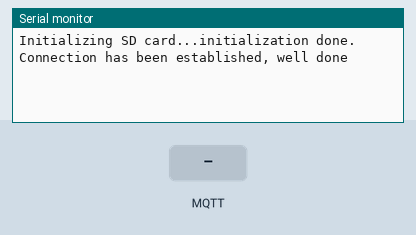
Recording of a sketch running on a simulated Arduino Uno, built with avr-gcc and run on an emulated ATmega328P. Shown: the last lines printed to the serial monitor. Inputs (shaded band) come from the test bench. WiFi joins after 1.5 s; servers stay silent unless stated; storage starts empty; no MQTT or app messages arrive unless stated.

Above: at 4.2 s.
4.3 s: MQTT message "1" arrives on the first subscribed topic
At 5.0 s:
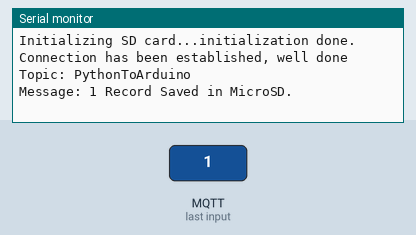
5.8 s: MQTT message "on" arrives on the first subscribed topic
At 7.0 s:
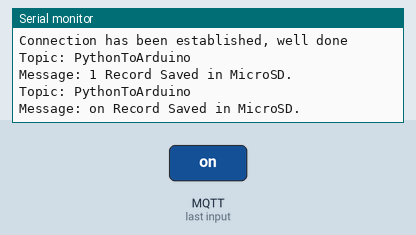
7.3 s: MQTT message "off" arrives on the first subscribed topic
At 8.5 s:
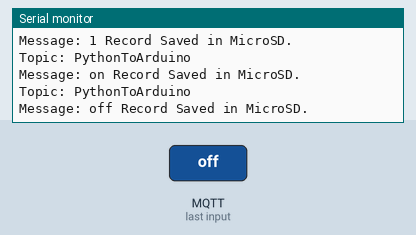

Measured:
- after the input at 4.3 s, the serial monitor: prints a new line at once (image 1)
- after the input at 5.8 s, the serial monitor: prints a new line at once (image 2)
- after the input at 7.3 s, the serial monitor: prints a new line at once (image 3)

The sketch:

mqtt.ino
```cpp
//MQTT Protocol Example
//Subscribing to a topic while saving in a microSD card everything that is published in that topic.
//Panagiotis-Ioannis Dallas, Undergraduate student in Digital Systems, University of Piraeus.

#include <SPI.h>
#include <Ethernet.h>
#include <PubSubClient.h>
#include <SD.h>

File myFile;                                            // Creating File object
void subscribeReceive(char* topic, byte* payload, unsigned int length);
byte mac[] = { 0xDE, 0xAD, 0xBE, 0xEF, 0xFE, 0xED };    // Default mac address, must be unique
IPAddress ip(192, 168, 1, 2);                           // Arduino's IP, even if it's diffrent it wont effect this project
const char* server = "192.168.1.6";                     // Broker's IP, run ifconfig in Ubuntu's Terminal to find it

EthernetClient ethClient;                               // Creating Ethernet and MQTT related objects
PubSubClient mqttClient(ethClient);

void setup() {
  Serial.begin(9600);

  while (!Serial) {                                     // Wait for serial port to connect.
    ;
  }

  Serial.print("Initializing SD card...");

  if (!SD.begin(4))                                    // Wait SD to connect, max 4 seconds
  {
    Serial.println("initialization failed!");
    while (1);
  }
  Serial.println("initialization done.");

  Ethernet.begin(mac, ip);                              // Initiating ethernet connection
  delay(3000);                                          // Ethernet takes some time to boot, thats why we delay the process

  mqttClient.setServer(server, 1883);                   // Set the MQTT server to the server stated above, broker's default port is 1883
  if (mqttClient.connect("Arduino"))                    // Attempt to connect to the server with the ID "Arduino" , if true conn.established
  {
    Serial.println("Connection has been established, well done");
    mqttClient.setCallback(subscribeReceive);           // Establish the subscribe event
  }
  else
  {
    Serial.println("Looks like the server connection failed...");
  }
}                                                      // End of setup()

void loop() {
  mqttClient.loop();                                   // Keeping the connection up
  mqttClient.subscribe("PythonToArduino");             // Subscribe to topic "PythonToArduino"
}                                                      // End of loop()

void subscribeReceive(char* topic, byte* payload, unsigned int length)
{
  Serial.print("Topic: ");
  Serial.println(topic);
  Serial.print("Message: ");
  myFile = SD.open("cpu.txt", FILE_WRITE);            // SD.open can create cpu.txt if it does not exist or open the file

  for(int i = 0; i < length; i ++)
  {
    Serial.print(char(payload[i]));
    if (myFile)
    {
        myFile.print(char(payload[i]));               // If myFile is true that means its open, print every char of the message recieved
    }
    else
    {
        Serial.println("Error opening file");         // If myFile is closed break (It happens if we try to create a file with over 7-8 letters.
        break;
    }
   }
  myFile.println("");                                 // Create a new line (for the next message)
  myFile.close();                                     // Close the file
  mqttClient.publish("logs", "<<ArduinoClient>> Cpu measurement recieved and saved in MicroSD"); // Publish to topic Logs that the message arrived
  Serial.println(" Record Saved in MicroSD.");

}
```
